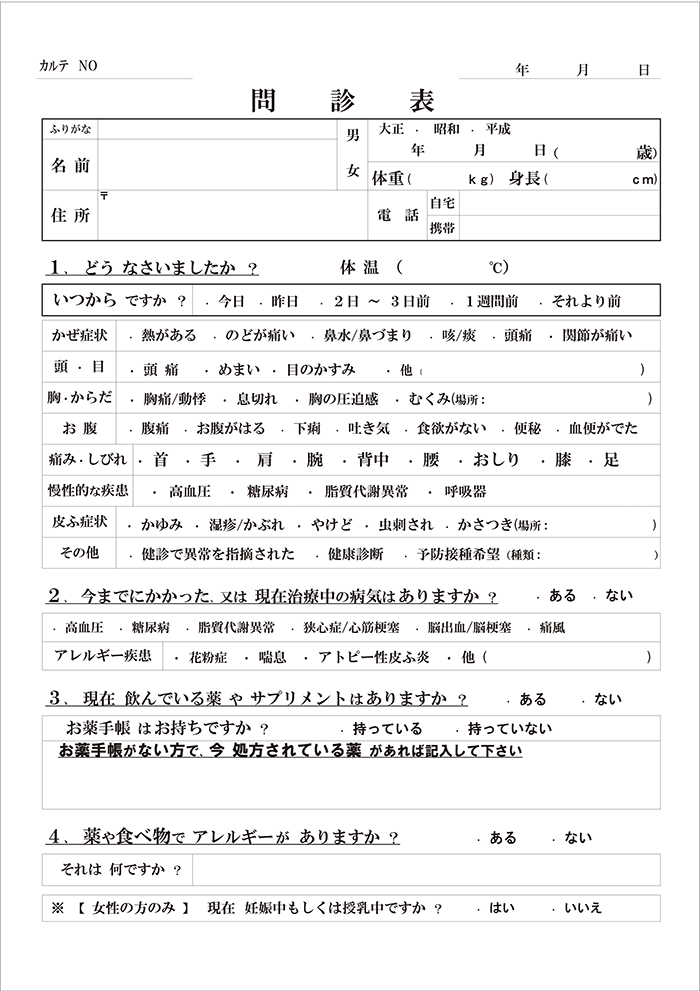
#> input picture input/form_blank_testClinic_v1.png, 700 x 991 px, found by its file name
$ python detect_layout.py
#> lines starting #> are read from the running program, lines starting #| are printed output that depends on the picture; after the words box and inside, x2 and y2 are one past the last pixel; in counts of white or black regions, pixels touching at a corner belong together
### SchemaBridge/backEnd/layout_extractor/io_paths.py
# io_paths.py
import os
import glob
from typing import Optional

DEFAULT_IMAGE_NAME = "form_blank_testClinic_v1.png"
DEFAULT_LAYOUT_JSON = os.path.join("output", "layout_a4_portrait.json")
DEFAULT_PDF_OUTPUT = os.path.join("output", "layout_preview.pdf")

def find_repo_root(start_dir: str, anchor="SchemaBridge") -> str:
#> called with start_dir = 'SchemaBridge/backEnd/layout_extractor', anchor = 'SchemaBridge'
    cur = start_dir
    while True:
        head, tail = os.path.split(cur)
        if tail == anchor:
            return cur
        if head == cur:
            raise FileNotFoundError(f'"{anchor}" ルートを辿れませんでした。起点: {start_dir}')
        cur = head

# [54 lines left out: functions resolve_input_dir, choose_target_image, ensure_output_dir, not called in this run]

### SchemaBridge/backEnd/layout_extractor/image_utils.py
# image_utils.py
# image_utils.py
import cv2

def binarize(gray):
    """薄い罫線も残しやすくするため、CLAHE と局所適応閾値を併用した二値化。"""
    if len(gray.shape) == 3:
        gray = cv2.cvtColor(gray, cv2.COLOR_BGR2GRAY)

    # ノイズ抑制 + 局所コントラスト補正
    blur = cv2.GaussianBlur(gray, (3, 3), 0)
    clahe = cv2.createCLAHE(clipLimit=2.0, tileGridSize=(8, 8))
    clahe_img = clahe.apply(blur)

    # グローバル閾値（Otsu）
    _, th_otsu = cv2.threshold(clahe_img, 0, 255, cv2.THRESH_BINARY_INV + cv2.THRESH_OTSU)
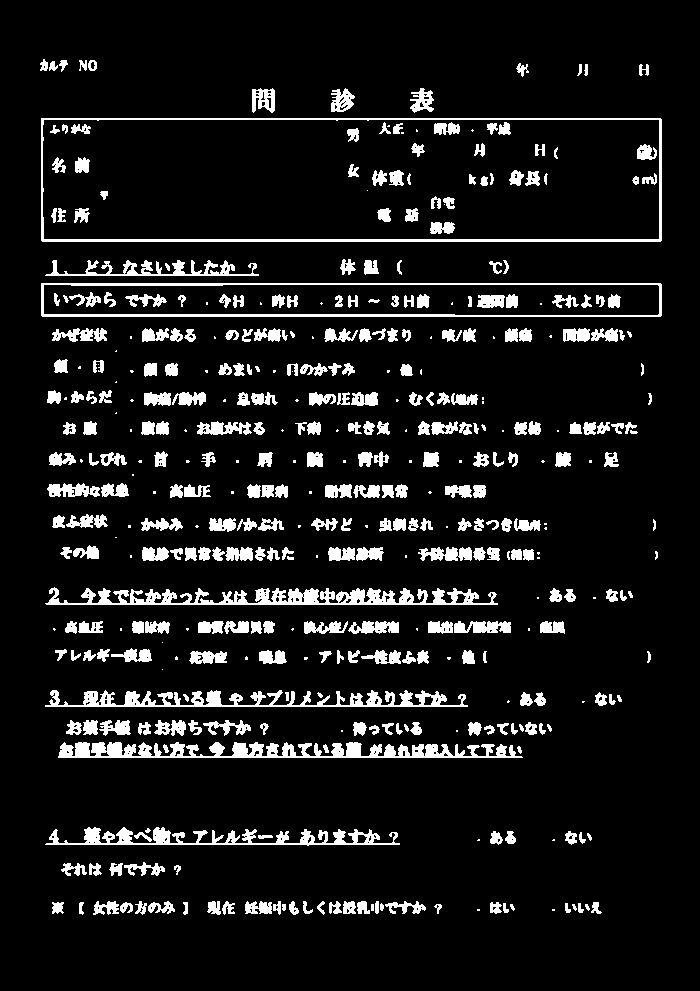
#> th_otsu: shape (991, 700); 9.6% white; 431 white regions (93 under 20 px), largest, box (x1, y1, x2, y2) and area: (58, 742, 523, 758) 4408, (45, 587, 498, 605) 4186, (41, 118, 662, 242) 3738

    # 局所適応閾値（薄い線を拾いやすくする）
    th_adapt = cv2.adaptiveThreshold(
        clahe_img,
        255,
        cv2.ADAPTIVE_THRESH_GAUSSIAN_C,
        cv2.THRESH_BINARY_INV,
        blockSize=31,
        C=10,
    )
#> th_adapt: shape (991, 700); 15.6% white; 511 white regions (84 under 20 px), largest, box (x1, y1, x2, y2) and area: (41, 320, 662, 570) 14272, (40, 117, 662, 242) 9173, (41, 612, 662, 672) 4909

    # 2つの結果を統合して弱い線を残す
    merged = cv2.bitwise_or(th_otsu, th_adapt)

    # 軽いノイズ除去
    kernel = cv2.getStructuringElement(cv2.MORPH_RECT, (2, 2))
    merged = cv2.morphologyEx(merged, cv2.MORPH_OPEN, kernel, iterations=1)
#> merged: shape (991, 700); 15.8% white; 491 white regions (78 under 20 px), largest, box (x1, y1, x2, y2) and area: (42, 321, 663, 571) 12932, (41, 118, 663, 243) 5074, (42, 613, 663, 673) 4907
    return merged

def extract_line_masks(gray, hor_len=60, ver_len=60):
    """
    灰度画像を受け取り、二値化してから水平/垂直マスクと統合マスクを返す。
    戻り値: (line_mask, h_lines, v_lines, binimg)
    """
    # 入力がBGRならグレースケール化
    if len(gray.shape) == 3:
        gray = cv2.cvtColor(gray, cv2.COLOR_BGR2GRAY)

    # 既存パイプライン互換の二値画像
    binimg = binarize(gray)
#> in binarize (call 2), `clahe_img = clahe.apply(blur)`:
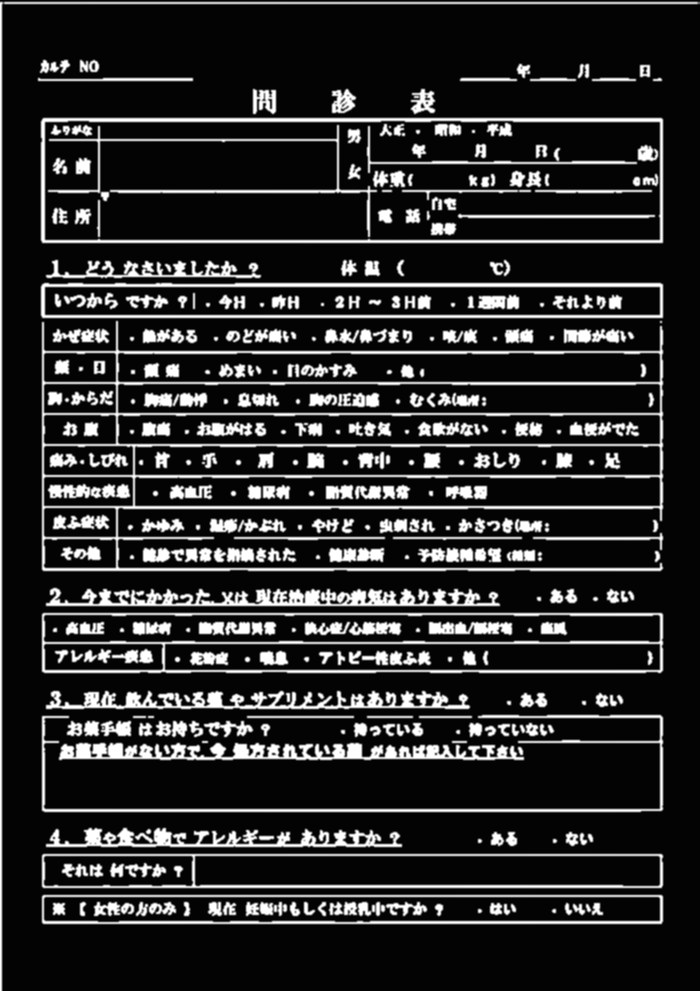
#> clahe_img: shape (991, 700); min 3, max 255, mean 42.8
#> in binarize (call 2), `_, th_otsu = cv2.threshold(clahe_img, 0, 255, cv2.THRESH_BINARY_INV + ..`:
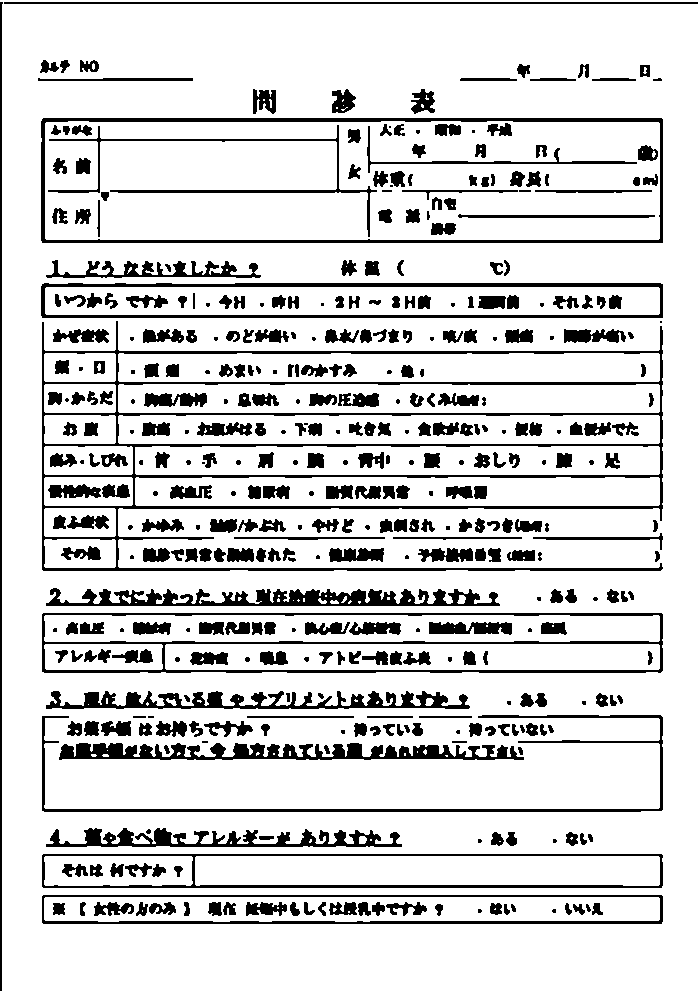
#> th_otsu: shape (991, 700); 83.8% white; 421 black regions (67 under 20 px), largest, box (x1, y1, x2, y2) and area: (42, 321, 663, 571) 12956, (41, 118, 663, 243) 5078, (42, 613, 663, 673) 4912
#> in binarize (call 2), `th_adapt = cv2.adaptiveThreshold( clahe_img, 255, cv2.ADAPTIVE_THRESH_..`:
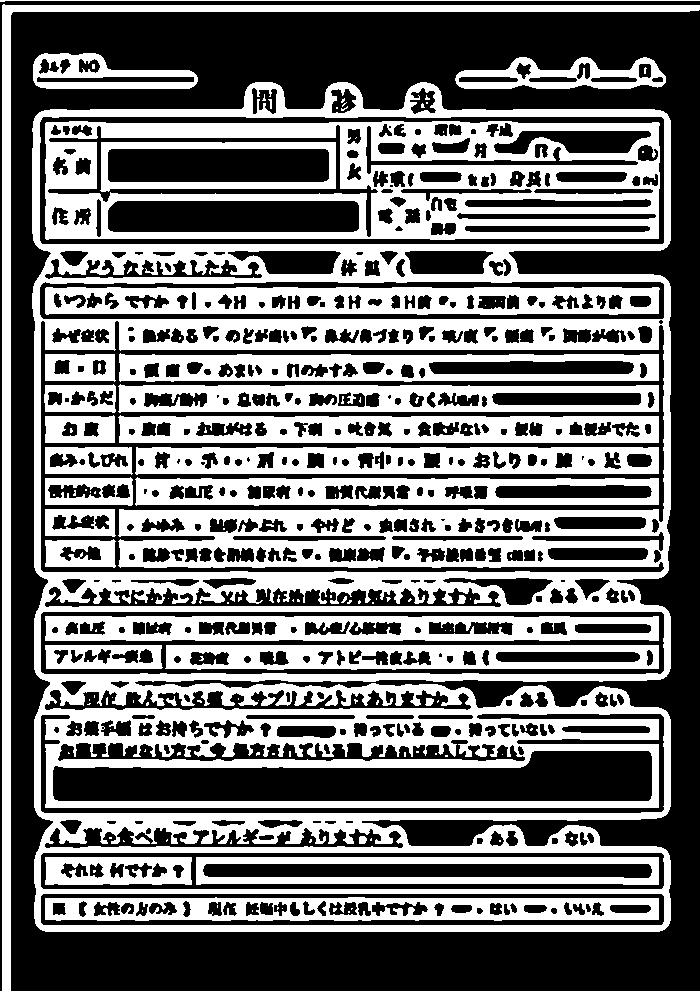
#> th_adapt: shape (991, 700); 45.6% white; 181 white regions (147 under 20 px), largest, box (x1, y1, x2, y2) and area: (32, 82, 671, 932) 141559, (45, 121, 660, 240) 34201, (2, 4, 700, 991) 13692
#> in binarize (call 2), `merged = cv2.morphologyEx(merged, cv2.MORPH_OPEN, kernel, iterations=1)`: merged: shape (991, 700); 83.7% white; 394 black regions (64 under 20 px), largest, box (x1, y1, x2, y2) and area: (43, 322, 664, 572) 12956, (42, 119, 664, 244) 5078, (43, 614, 664, 674) 4912
    h, w = binimg.shape
#> h = 991; w = 700

    # 画像サイズに応じたカーネル長（長い罫線優先）
    kx = max(15, w // hor_len)
#> kx = 15
    ky = max(15, h // ver_len)
#> ky = 16

    h_kernel = cv2.getStructuringElement(cv2.MORPH_RECT, (kx, 1))
    v_kernel = cv2.getStructuringElement(cv2.MORPH_RECT, (1, ky))

    # 長い水平/垂直線を抽出
    h_lines = cv2.morphologyEx(binimg, cv2.MORPH_OPEN, h_kernel, iterations=1)
#> h_lines: shape (991, 700); 78.6% white; 93 black regions (2 under 20 px), largest, box (x1, y1, x2, y2) and area: (43, 322, 664, 572) 28400, (42, 119, 664, 244) 14858, (43, 716, 664, 813) 10469
    v_lines = cv2.morphologyEx(binimg, cv2.MORPH_OPEN, v_kernel, iterations=1)
#> v_lines: shape (991, 700); 68.4% white; 20 black regions, largest, box (x1, y1, x2, y2) and area: (42, 262, 664, 573) 103726, (43, 590, 664, 675) 32165, (43, 830, 664, 926) 30114

    # 軽い閉演算でギャップを詰める（太線を優先、過剰膨張は避ける）
    h_lines = cv2.morphologyEx(h_lines, cv2.MORPH_CLOSE, cv2.getStructuringElement(cv2.MORPH_RECT, (1, 3)), iterations=1)
#> h_lines: shape (991, 700); 80.5% white; 165 black regions (8 under 20 px), largest, box (x1, y1, x2, y2) and area: (43, 322, 469, 572) 16931, (42, 119, 664, 244) 12313, (43, 717, 642, 813) 8796
    v_lines = cv2.morphologyEx(v_lines, cv2.MORPH_CLOSE, cv2.getStructuringElement(cv2.MORPH_RECT, (3, 1)), iterations=1)
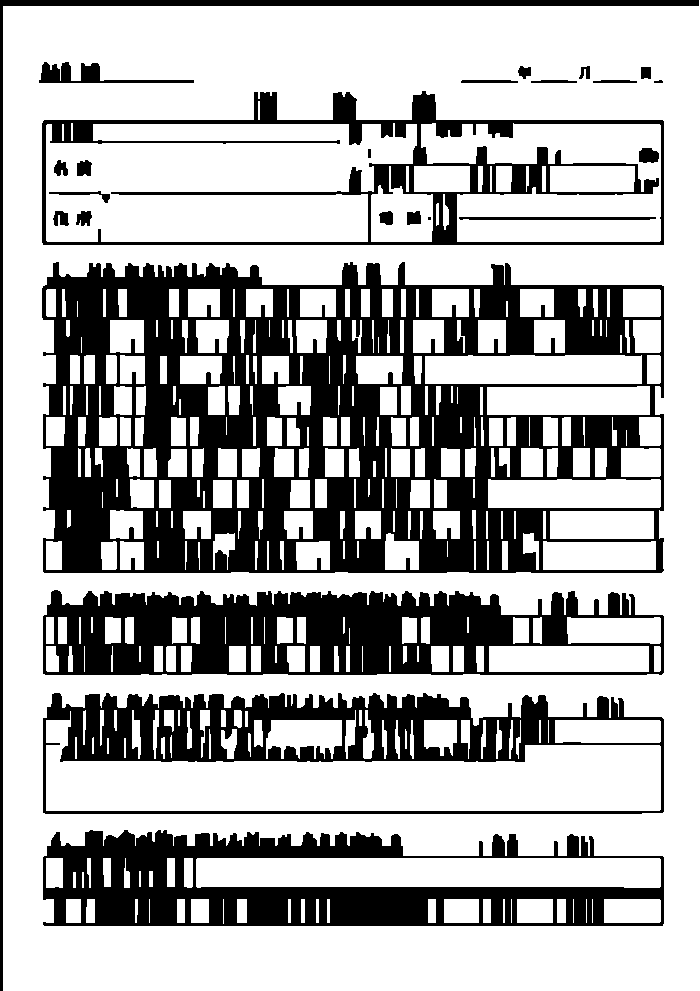
#> v_lines: shape (991, 700); 68.7% white; 25 black regions (1 under 20 px), largest, box (x1, y1, x2, y2) and area: (42, 262, 664, 573) 102817, (43, 590, 664, 675) 32127, (43, 830, 664, 926) 30046

    # 統合マスク
    line_mask = cv2.bitwise_or(h_lines, v_lines)
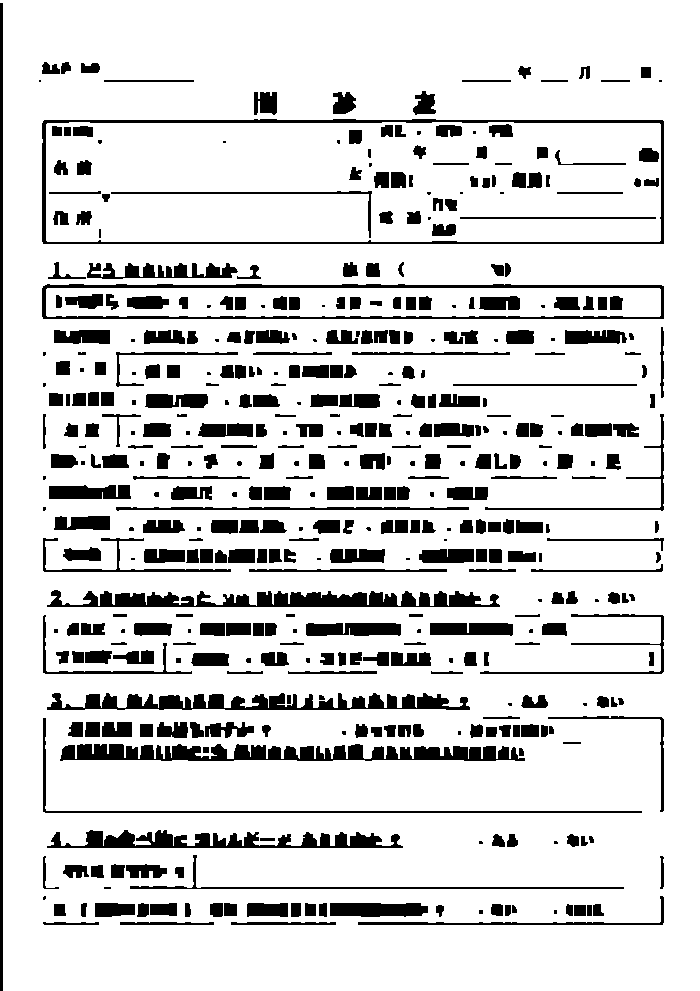
#> line_mask: shape (991, 700); 84.9% white; 460 black regions (77 under 20 px), largest, box (x1, y1, x2, y2) and area: (60, 744, 525, 761) 5340, (47, 590, 500, 607) 4761, (47, 693, 470, 710) 4130

    return line_mask, h_lines, v_lines, binimg

### SchemaBridge/backEnd/layout_extractor/detect_layout.py
import cv2
import json
import os
import numpy as np

def detect_layout(image_path, output_json):
    # 画像を読み込み（グレースケール変換）
    img = cv2.imread(image_path, cv2.IMREAD_GRAYSCALE)
    if img is None:
        raise FileNotFoundError(f"画像が見つかりません: {image_path}")

    # --- 前処理（適応二値化＆線マスク） ---
    from image_utils import binarize, extract_line_masks
    thresh = binarize(img)
#> (the run stopped early here; a loop or call above may not have finished)
